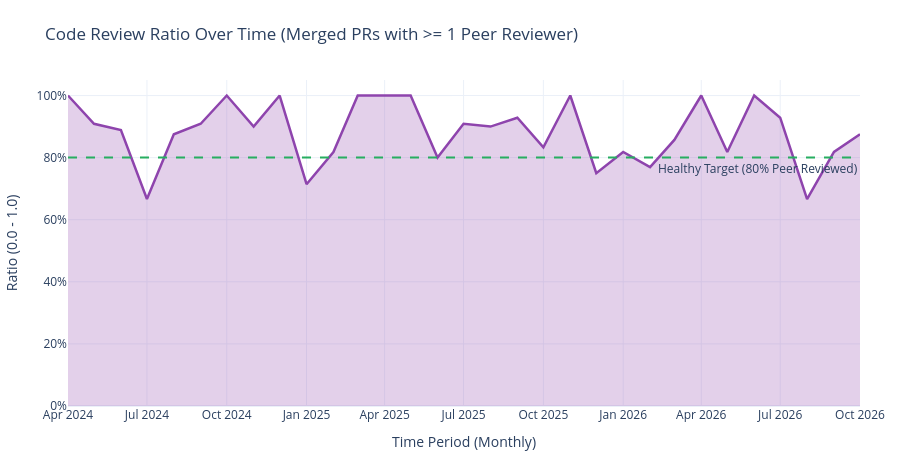

Notebook code for this chart:
### Markdown cell above
## Visualization 3: Code Review Ratio Over Time

Directly implements Cali Dolfi's first mockup from 8Knot Issue #419:
* **Metric**: Proportion of merged pull requests receiving at least one review from an external peer (reviewer != author) over rolling monthly periods.
* **Context**: Tracks community inspection standards over time and reveals whether the project maintains transparent peer reviews or relies heavily on unreviewed/solo merges.

### Code cell
def plot_code_review_ratio(df_trend: pd.DataFrame):
    fig = go.Figure()
    
    fig.add_trace(go.Scatter(
        x=df_trend["period"],
        y=df_trend["code_review_ratio"],
        mode="lines",
        line=dict(color="#8E44AD", width=2.5),
        fill="tozeroy",
        fillcolor="rgba(142, 68, 173, 0.25)",
        name="Code Review Ratio"
    ))
    
    fig.add_hline(
        y=0.80,
        line_dash="dash",
        line_color="#27AE60",
        annotation_text="Healthy Target (80% Peer Reviewed)",
        annotation_position="bottom right"
    )
    
    fig.update_layout(
        title="Code Review Ratio Over Time (Merged PRs with >= 1 Peer Reviewer)",
        xaxis_title="Time Period (Monthly)",
        yaxis_title="Ratio (0.0 - 1.0)",
        yaxis=dict(range=[0, 1.05], tickformat=".0%"),
        template="plotly_white",
        legend=dict(orientation="h", yanchor="bottom", y=1.02, xanchor="right", x=1),
        margin=dict(l=40, r=40, t=80, b=50),
        height=460
    )
    return fig

fig_review_ratio = plot_code_review_ratio(df_ratio_trends)
fig_review_ratio.show()

### Figure 1 — Plotly figure (JSON) as saved in the notebook; plotly's stock layout.template omitted (floating-point values rounded to 4 significant figures)
{"data": [{"fill": "tozeroy", "fillcolor": "rgba(142, 68, 173, 0.25)", "line": {"color": "#8E44AD", "width": 2.5}, "mode": "lines", "name": "Code Review Ratio", "type": "scatter", "x": ["2024-04-01T00:00:00.000000", "2024-05-01T00:00:00.000000", "2024-06-01T00:00:00.000000", "2024-07-01T00:00:00.000000", "2024-08-01T00:00:00.000000", "2024-09-01T00:00:00.000000", "2024-10-01T00:00:00.000000", "2024-11-01T00:00:00.000000", "2024-12-01T00:00:00.000000", "2025-01-01T00:00:00.000000", "2025-02-01T00:00:00.000000", "2025-03-01T00:00:00.000000", "2025-04-01T00:00:00.000000", "2025-05-01T00:00:00.000000", "2025-06-01T00:00:00.000000", "2025-07-01T00:00:00.000000", "2025-08-01T00:00:00.000000", "2025-09-01T00:00:00.000000", "2025-10-01T00:00:00.000000", "2025-11-01T00:00:00.000000", "2025-12-01T00:00:00.000000", "2026-01-01T00:00:00.000000", "2026-02-01T00:00:00.000000", "2026-03-01T00:00:00.000000", "2026-04-01T00:00:00.000000", "2026-05-01T00:00:00.000000", "2026-06-01T00:00:00.000000", "2026-07-01T00:00:00.000000", "2026-08-01T00:00:00.000000", "2026-09-01T00:00:00.000000", "2026-10-01T00:00:00.000000"], "y": [1.0, 0.9091, 0.8889, 0.6667, 0.875, 0.9091, 1.0, 0.9, 1.0, 0.7143, 0.8182, 1.0, 1.0, 1.0, 0.8, 0.9091, 0.9, 0.9286, 0.8333, 1.0, 0.75, 0.8182, 0.7692, 0.8571, 1.0, 0.8182, 1.0, 0.9286, 0.6667, 0.8182, 0.875]}], "layout": {"annotations": [{"showarrow": false, "text": "Healthy Target (80% Peer Reviewed)", "x": 1, "xanchor": "right", "xref": "x domain", "y": 0.8, "yanchor": "top", "yref": "y"}], "height": 460, "legend": {"orientation": "h", "x": 1, "xanchor": "right", "y": 1.02, "yanchor": "bottom"}, "margin": {"b": 50, "l": 40, "r": 40, "t": 80}, "shapes": [{"line": {"color": "#27AE60", "dash": "dash"}, "type": "line", "x0": 0, "x1": 1, "xref": "x domain", "y0": 0.8, "y1": 0.8, "yref": "y"}], "title": {"text": "Code Review Ratio Over Time (Merged PRs with >= 1 Peer Reviewer)"}, "xaxis": {"title": {"text": "Time Period (Monthly)"}}, "yaxis": {"range": [0, 1.05], "tickformat": ".0%", "title": {"text": "Ratio (0.0 - 1.0)"}}}}
